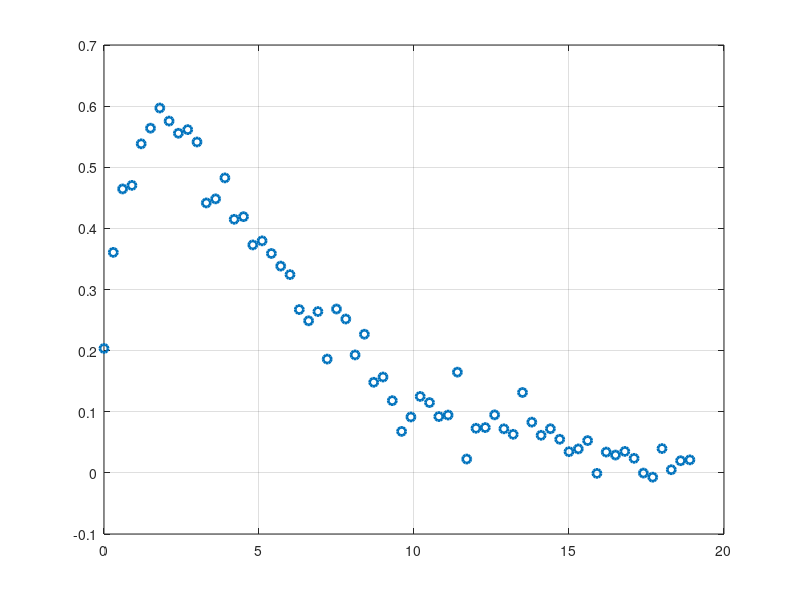

The MATLAB source for this figure:
% Least Squares Program

clear all
close all

randn('seed',3);

theta_1 = 5; % ground_truth
theta_2 = 1; % ground_truth

x = 0:0.3:19;
y = exp(-x/theta_1) - 0.8*exp(-x/theta_2);
N = length(x);

noise = 0.03; % noise level can be changed

z = y + noise*randn(1,N)

figure(1), clf, plot(x,z,'o','linewidth',2);
grid on;
save 'data0.mat'





